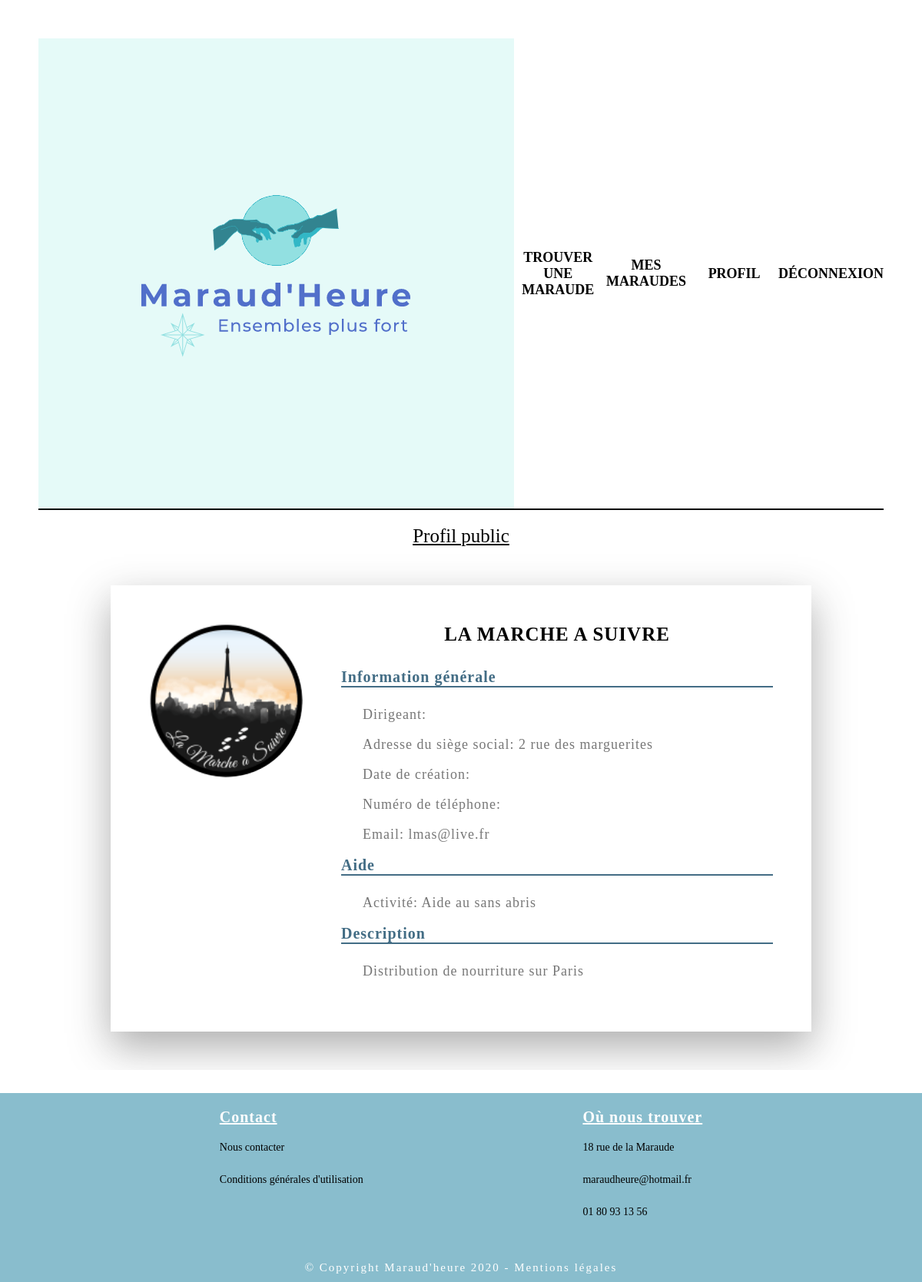
The page /users/association/64/profil (signed in) on the database its author committed.
### users/models.py (models this page shows, shortened)
class Association(User):
    role = models.ForeignKey(Role, null=True, on_delete=models.CASCADE)
    image = models.ImageField(
        upload_to=upload_location,
        null=True,
        blank=True,
    )
    num_rna = models.CharField(
        max_length= 50,
        null= True
    )
    nom_association = models.CharField(
        max_length= 200,
        null= True
    )
    siege_social = models.CharField(
        max_length= 1500,
        null= True
    )
    activite = models.CharField(
        max_length= 1500,
        blank=True,
        null=True
    )
    description = models.CharField(
        max_length= 5000,
        blank=True,
        null=True
    )
    date_creation = models.DateField(
        blank=True,
        null=True
    )
    phone_number = models.CharField(
        max_length= 10,
        blank=True,
        null=True
    )
    class Meta:
        verbose_name = 'Association'

### users/views/public_profil.py (the view)
def assoc_public_profil(request, pk=None):
    association = Association.objects.get(id=pk)
    if association:
        context = {
            "association": association,
        }
    return render(request, 'assoc_public_profil.html', context)

### users/email_login.py (called while the page is built)
    def get_user(self, user_id):
        try:
            return User.objects.get(pk=user_id)
        except User.DoesNotExist:
            return None

### users/models.py (called while the page is built)
    def __str__(self):
        return self.role_name

### users/templates/assoc_public_profil.html
{% extends 'theme.html' %}
{% load static %}
{% block css %}
    <link rel="stylesheet" href="{% static 'css/profilCompte.css' %}">
{% endblock %}
{% block content %}
            <section class="content-profil-wrapper">
                <div class="content-profil">
                  <p class="title-profil">
                      Profil public
                  </p>
                </div>
                <div class="profil-wrapper">
                    <div class="profil-bg">
                        <div class="profil">
                            <div class="image">
                               {% if  association.image %}
                          <img class="profil-image"  src="{{  association.image.url }}"
                               alt="photo de profil" >
                          {% else %}
                          <img class="profil-image"  src="{% static "images/avatar.png"%}" alt="photo de profil par défaut">
                        {% endif %}
                            </div>
                            <div class="profil-text">
                                    <div class="fullname">
                                        <h1 class="profil-fullname">
                                            {{ association.nom_association|default_if_none:''}}
                                        </h1>
                                    </div>
                                <h1 class ="profil-info"> Information générale </h1>
                                <p class="profil-paragraph"><span class="underline">Dirigeant</span>: {{ association.last_name|default_if_none:''}} {{ association.first_name|default_if_none:''}}</p>
                                <p class="profil-paragraph"><span class="underline">Adresse du siège social</span>: {{ association.siege_social|default_if_none:''}}</p>
                                <p class="profil-paragraph"><span class="underline">Date de création</span>: {{ association.date_creation|default_if_none:''}}</p>
                                <p class="profil-paragraph"><span class="underline">Numéro de téléphone</span>: {{ association.phone_number|default_if_none:''}}</p>
                                <p class="profil-paragraph"><span class="underline">Email</span>:  {{ association.email|default_if_none:''}}</p>
                                <h1 class="profil-info">Aide</h1>
                                <p class="profil-paragraph"><span class="underline">Activité</span>: {{ association.activite|default_if_none:''}}</p>
                                <h1 class="profil-info">Description</h1>
                                <p class="profil-paragraph">
                                    {{ association.description|default_if_none:''}}
                                </p>
                            </div>
                        </div>
                  </div>
                </div>
              </section>
{% endblock content %}

### static/css/core.css (style rules this page uses)
* { margin: 0; padding: 0; font-family: 'Vollkron, serif'; list-style-type: none; text-decoration: none; box-sizing: border-box; outline: none; }
html { font-size: 62.5%; }
:root { --primary-color: #89BDCD; --secondary-color: #436D85; --white-color: #fff; --black-color: #000; --light-grey-color: #777; }

### static/css/profilCompte.css (style rules this page uses)
.content-profil-wrapper { position: relative; }
.title-profil { text-align: center; font-size: 2.5rem; text-decoration: underline; }
.profil-wrapper { display: flex; flex-direction: column; align-items: center; }
.profil-bg { padding: 5rem; margin: 5rem; width: 80%; box-shadow: 0 2rem 5rem rgba(51, 51, 51, 0.4); }
.profil { display: flex; }
.profil-image { width: 20rem; height: 20rem; border-radius: 50%; object-fit: cover; margin-right: 5rem; }
.profil-text { letter-spacing: 0.1rem; width: 90%; }
.fullname { display: flex; justify-content: space-evenly; margin-bottom: 2rem; }
.profil-fullname { font-size: 2.5rem; text-transform: uppercase; columns: var(--grey-color); margin-bottom: 1rem; }
.profil-paragraph { margin: 1.8rem; font-size: 1.8rem; color: var(--light-grey-color); text-align: justify; text-justify: inter-word; }
.profil-paragraph::first-letter { margin-left: 1rem; }
.profil-info { border-bottom: 2px solid var(--secondary-color); font-size: 2rem; margin-bottom: 2.5rem; color: var(--secondary-color); }

### rows shown on the page
Association: image (picture), nom_association "LA MARCHE A SUIVRE", siege_social "2 rue des marguerites", activite "Aide au sans abris", description "Distribution de nourriture sur Paris"

### other values the page prints
{{ association.email|default_if_none:'' }} "lmas@live.fr"
